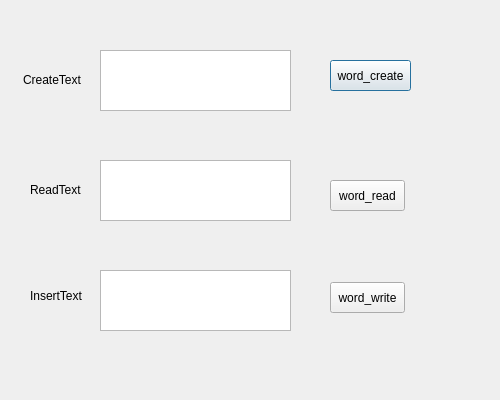
<?xml version="1.0" encoding="UTF-8"?>
<ui version="4.0">
 <class>QWord</class>
 <widget class="QDialog" name="QWord">
  <property name="geometry">
   <rect>
    <x>0</x>
    <y>0</y>
    <width>500</width>
    <height>400</height>
   </rect>
  </property>
  <property name="sizePolicy">
   <sizepolicy hsizetype="Fixed" vsizetype="Fixed">
    <horstretch>0</horstretch>
    <verstretch>0</verstretch>
   </sizepolicy>
  </property>
  <property name="minimumSize">
   <size>
    <width>500</width>
    <height>400</height>
   </size>
  </property>
  <property name="maximumSize">
   <size>
    <width>500</width>
    <height>400</height>
   </size>
  </property>
  <property name="windowTitle">
   <string>QWord</string>
  </property>
  <widget class="QPushButton" name="createButton">
   <property name="geometry">
    <rect>
     <x>330</x>
     <y>60</y>
     <width>81</width>
     <height>31</height>
    </rect>
   </property>
   <property name="focusPolicy">
    <enum>Qt::TabFocus</enum>
   </property>
   <property name="text">
    <string>word_create</string>
   </property>
  </widget>
  <widget class="QPushButton" name="readButton">
   <property name="geometry">
    <rect>
     <x>330</x>
     <y>180</y>
     <width>75</width>
     <height>31</height>
    </rect>
   </property>
   <property name="focusPolicy">
    <enum>Qt::TabFocus</enum>
   </property>
   <property name="text">
    <string>word_read</string>
   </property>
  </widget>
  <widget class="QPushButton" name="writeButton">
   <property name="geometry">
    <rect>
     <x>330</x>
     <y>282</y>
     <width>75</width>
     <height>31</height>
    </rect>
   </property>
   <property name="focusPolicy">
    <enum>Qt::TabFocus</enum>
   </property>
   <property name="text">
    <string>word_write</string>
   </property>
  </widget>
  <widget class="QPlainTextEdit" name="createTextEdit">
   <property name="geometry">
    <rect>
     <x>100</x>
     <y>50</y>
     <width>191</width>
     <height>61</height>
    </rect>
   </property>
   <property name="focusPolicy">
    <enum>Qt::ClickFocus</enum>
   </property>
  </widget>
  <widget class="QLabel" name="createLabel">
   <property name="geometry">
    <rect>
     <x>23</x>
     <y>70</y>
     <width>61</width>
     <height>20</height>
    </rect>
   </property>
   <property name="text">
    <string>CreateText</string>
   </property>
  </widget>
  <widget class="QLabel" name="readLabel">
   <property name="geometry">
    <rect>
     <x>30</x>
     <y>180</y>
     <width>61</width>
     <height>20</height>
    </rect>
   </property>
   <property name="text">
    <string>ReadText</string>
   </property>
  </widget>
  <widget class="QPlainTextEdit" name="readTextEdit">
   <property name="geometry">
    <rect>
     <x>100</x>
     <y>160</y>
     <width>191</width>
     <height>61</height>
    </rect>
   </property>
   <property name="focusPolicy">
    <enum>Qt::ClickFocus</enum>
   </property>
   <property name="readOnly">
    <bool>true</bool>
   </property>
  </widget>
  <widget class="QLabel" name="insertLabel">
   <property name="geometry">
    <rect>
     <x>30</x>
     <y>280</y>
     <width>61</width>
     <height>31</height>
    </rect>
   </property>
   <property name="text">
    <string>InsertText</string>
   </property>
  </widget>
  <widget class="QPlainTextEdit" name="writeTextEdit">
   <property name="geometry">
    <rect>
     <x>100</x>
     <y>270</y>
     <width>191</width>
     <height>61</height>
    </rect>
   </property>
   <property name="focusPolicy">
    <enum>Qt::ClickFocus</enum>
   </property>
  </widget>
 </widget>
 <layoutdefault spacing="6" margin="11"/>
 <resources/>
 <connections/>
</ui>
